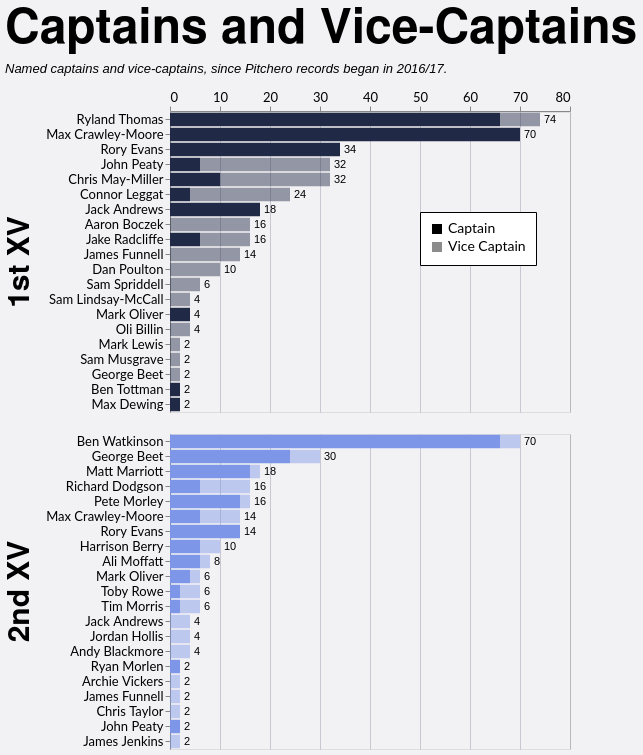

Here is the Vega-Lite specification saved for this chart:
### Vega-Lite specification from a JSON file in a GitHub repository (floating-point values rounded to 4 significant figures; data arrays with more than 128 entries replaced by an {"elided": "..."} marker saying what was removed)
{"config": {"axis": {"labelFont": "Lato, sans-serif", "titleFont": "PT Sans Narrow, Helvetica Neue, Helvetica, Arial, sans-serif", "labelFontSize": 13, "titleFontSize": 24, "gridColor": "#202947", "gridOpacity": 0.2}, "header": {"labelFont": "PT Sans Narrow, Helvetica Neue, Helvetica, Arial, sans-serif", "titleFont": "PT Sans Narrow, Helvetica Neue, Helvetica, Arial, sans-serif", "labelFontSize": 24, "titleFontSize": 28, "labelFontWeight": "bold", "orient": "left"}, "legend": {"labelFont": "Lato, sans-serif", "titleFont": "PT Sans Narrow, Helvetica Neue, Helvetica, Arial, sans-serif", "labelFontSize": 14, "titleFontSize": 16, "titlePadding": 5, "fillColor": "white", "strokeColor": "black", "padding": 10, "titleFontWeight": "lighter", "titleFontStyle": "italic", "titleColor": "gray", "offset": 10}, "title": {"font": "PT Sans Narrow, Helvetica Neue, Helvetica, Arial, sans-serif", "fontSize": 48, "fontWeight": "bold", "anchor": "start", "align": "center", "titlePadding": 20, "subtitlePadding": 10, "subtitleFontSize": 13, "subtitleColor": "", "subtitleFontStyle": "italic", "offset": 15, "color": "black"}, "axisX": {"labelAngle": 0}, "facet": {"title": null, "header": null, "align": {"row": "each", "column": "each"}}, "resolve": {"scale": {"y": "independent", "facet": "independent"}}, "background": "#f2f1f4"}, "data": {"name": "data-5d0120908a53da2dfad7774f6b9258ce"}, "facet": {"row": {"field": "squad", "header": {"labelExpr": "datum.value + ' XV'", "labelFontSize": 30, "title": null}, "sort": ["1st", "2nd"], "title": null, "type": "nominal"}}, "spec": {"layer": [{"mark": {"type": "bar"}, "encoding": {"color": {"field": "squad", "legend": null, "scale": {"domain": ["1st", "2nd"], "range": ["#202946", "#7d96e8"]}, "sort": ["1st", "2nd"], "type": "nominal"}, "opacity": {"field": "role", "legend": {"legendX": 250, "legendY": 100, "orient": "none", "title": null}, "scale": {"domain": ["Captain", "Vice Captain"], "range": [1.0, 0.45]}, "sort": ["Captain", "Vice Captain"], "type": "nominal"}, "order": {"field": "stack_order", "sort": "ascending", "type": "quantitative"}, "tooltip": [{"field": "player", "title": "Player", "type": "nominal"}, {"field": "squad", "title": "Squad", "type": "nominal"}, {"field": "role", "title": "Role", "type": "nominal"}, {"field": "games_agg", "title": "Games", "type": "quantitative"}], "x": {"axis": {"orient": "top", "title": null}, "field": "x0", "type": "quantitative"}, "x2": {"field": "x2"}, "y": {"field": "player", "sort": {"field": "sort_total", "order": "descending"}, "title": null, "type": "nominal"}}, "transform": [{"aggregate": [{"op": "sum", "field": "games", "as": "games_agg"}, {"op": "max", "field": "sort_total", "as": "sort_total"}], "groupby": ["player", "squad", "role", "stack_order"]}, {"window": [{"op": "sum", "field": "games_agg", "as": "x2"}], "frame": [null, 0], "groupby": ["player", "squad"], "sort": [{"field": "stack_order", "order": "ascending"}]}, {"calculate": "datum.x2 - datum.games_agg", "as": "x0"}]}, {"mark": {"type": "text", "align": "left", "baseline": "middle", "color": "black", "dx": 4, "fontSize": 11}, "encoding": {"text": {"field": "total_games", "format": ".0f", "type": "quantitative"}, "x": {"axis": {"orient": "top", "title": null}, "field": "total_games", "type": "quantitative"}, "y": {"field": "player", "sort": {"field": "sort_total", "order": "descending"}, "title": null, "type": "nominal"}}, "transform": [{"aggregate": [{"op": "sum", "field": "games", "as": "total_games"}, {"op": "max", "field": "sort_total", "as": "sort_total"}], "groupby": ["player", "squad"]}]}], "height": {"step": 15}, "width": 400}, "resolve": {"scale": {"y": "independent"}}, "title": {"text": "Captains and Vice-Captains", "subtitle": "Named captains and vice-captains, since Pitchero records began in 2016/17."}, "$schema": "https://vega.github.io/schema/vega-lite/v5.20.1.json", "datasets": {"data-5d0120908a53da2dfad7774f6b9258ce": {"elided": "194 records"}}}
